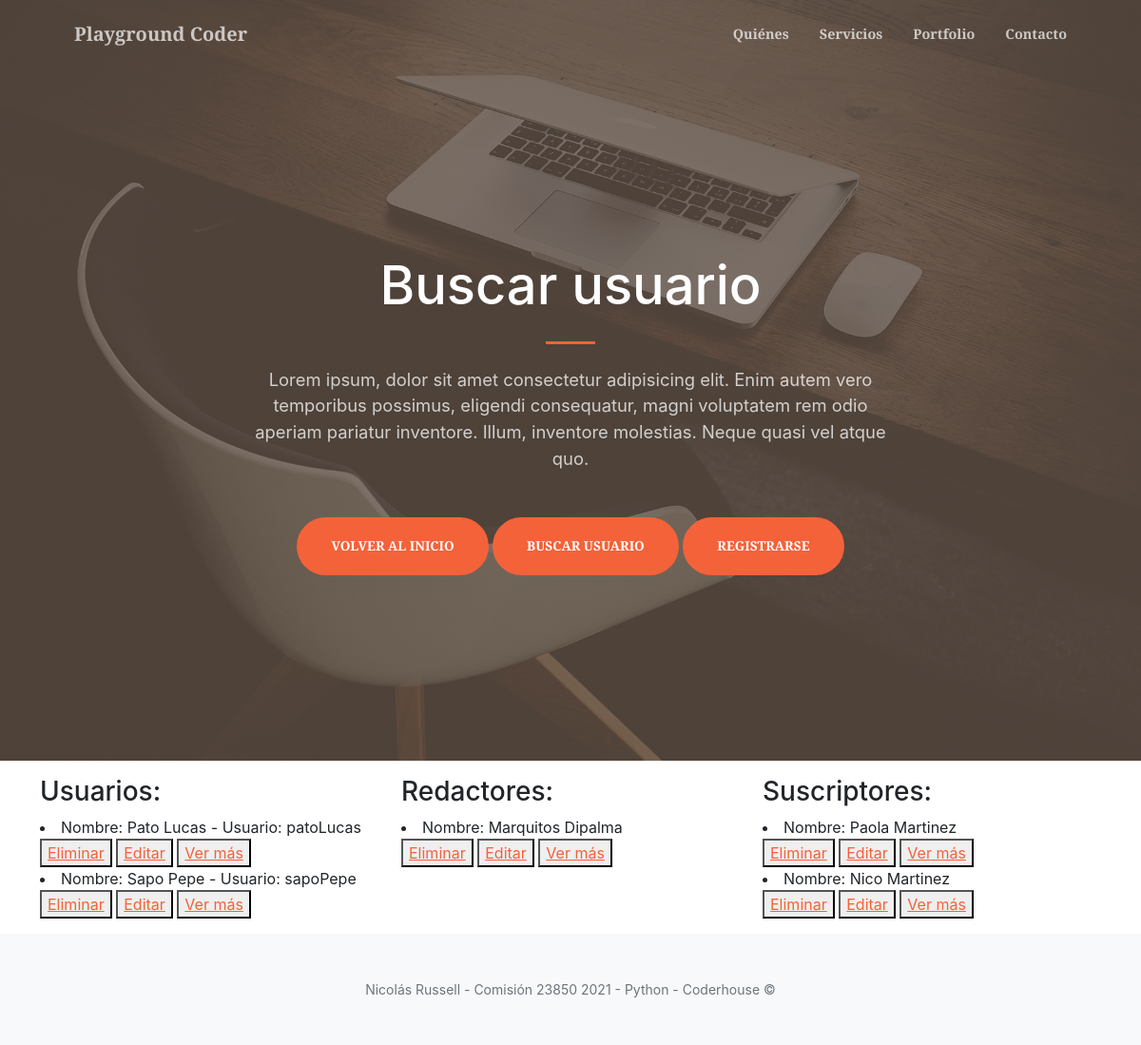
Page /AppPerfiles/verPerfiles on the earlier database version.
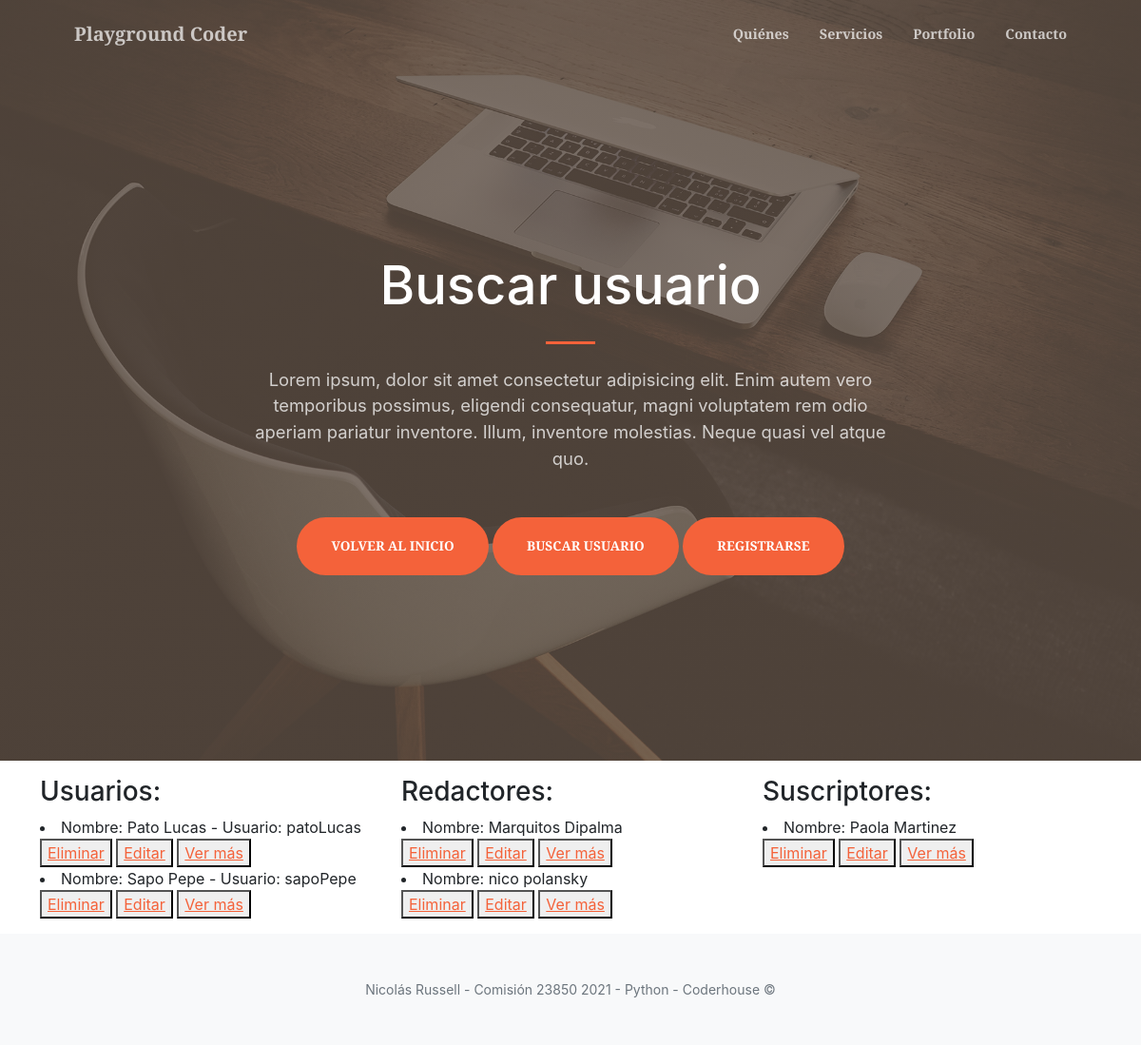
Same page on the later database version.
### AppRegistro/models.py (models this page shows, shortened)
class Usuario(models.Model):
    nombre = models.CharField(max_length=10)
    apellido = models.CharField(max_length=15)
    nombreUsuario = models.CharField(max_length=10)
    email = models.EmailField()
    contraseña = models.CharField(max_length=10)
    esAdmin = models.BooleanField()
    fechaNacimiento = models.DateField()

class Redactor(models.Model):
    nombre = models.CharField(max_length=10)
    apellido = models.CharField(max_length=15)
    email = models.EmailField()
    contraseña = models.CharField(max_length=10)
    profesion = models.CharField(max_length=30)
    fechaNacimiento = models.DateField()

class Suscriptor(models.Model):
    nombre = models.CharField(max_length=10)
    apellido = models.CharField(max_length=15)
    email = models.EmailField()
    profesion = models.CharField(max_length=30)
    fechaNacimiento = models.DateField()

### AppPerfiles/views.py (the view)
# urls.py: path('verPerfiles', views.verPerfiles, name='Ver Perfiles'),
def verPerfiles(request):
    usuarios = Usuario.objects.all()
    redactores = Redactor.objects.all()
    suscriptores = Suscriptor.objects.all()
    contexto = {"usuarios":usuarios, "redactores": redactores, "suscriptores": suscriptores}
    return render(request, "AppPerfiles/verPerfiles.html", contexto)

### AppPerfiles/templates/AppPerfiles/verPerfiles.html
{% extends 'AppRegistro/index.html' %}
{% load static %}
{% block titulo %}
    <h1 class="text-white font-weight-bold">Buscar usuario</h1>
{% endblock %}
{% block botones %}
    <p class="text-white-75 mb-5">Lorem ipsum, dolor sit amet consectetur adipisicing elit. Enim autem vero temporibus possimus, eligendi consequatur, magni voluptatem rem odio aperiam pariatur inventore. Illum, inventore molestias. Neque quasi vel atque quo.</p>
    <a class="btn btn-primary btn-xl" href="{% url 'Inicio' %}">Volver al inicio</a>
    <a class="btn btn-primary btn-xl" href="{% url 'Buscar usuario' %}">Buscar usuario</a>
    <a class="btn btn-primary btn-xl" href="{% url 'Registrarse' %}">Registrarse</a>
{% endblock %}
{% block resultadoBusqueda %}
<div class="container mt-3 mb-3">
    <div class="row">
        <div class="col-4">
            <h3>Usuarios:</h3>
            {% for u in usuarios %}
                <li>Nombre: {{u.nombre}} {{u.apellido}} - Usuario: {{u.nombreUsuario}}</li>
                <button>
                    <a href="{% url 'Eliminar Usuario' u.id%}">Eliminar</a>
                </button>
                <button>
                    <a href="{% url 'Editar Usuario' u.id%}">Editar</a>
                </button>
                <button>
                    <a href="{% url 'Perfil Usuario' u.id%}">Ver más</a>
                </button>
            {% endfor %}
        </div>
        <div class="col-4">
            <h3>Redactores:</h3>
            {% for r in redactores %}
                <li>Nombre: {{r.nombre}} {{r.apellido}}</li>
                <button>
                    <a href="{% url 'Eliminar Redactor' r.id %}">Eliminar</a>
                </button>
                <button>
                    <a href="{% url 'Editar Redactor' r.id %}">Editar</a>
                </button>
                <button>
                    <a href="{% url 'Perfil Redactor' r.id %}">Ver más</a>
                </button>
            {% endfor %}
        </div>
        <div class="col-4">
            <h3>Suscriptores:</h3>
            {% for s in suscriptores %}
                <li>Nombre: {{s.nombre}} {{s.apellido}}</li>
                <button>
                    <a href="{% url 'Eliminar Suscriptor' s.id %}">Eliminar</a>
                </button>
                <button>
                    <a href="{% url 'Editar Suscriptor' s.id %}">Editar</a>
                </button>
                <button>
                    <a href="{% url 'Perfil Suscriptor' s.id %}">Ver más</a>
                </button>
            {% endfor %}
        </div>
    </div>
</div>
{% endblock %}

Differences in the rows shown:
removed Suscriptor: nombre "Nico", apellido "Martinez"
added Redactor: nombre "nico", apellido "polansky"
